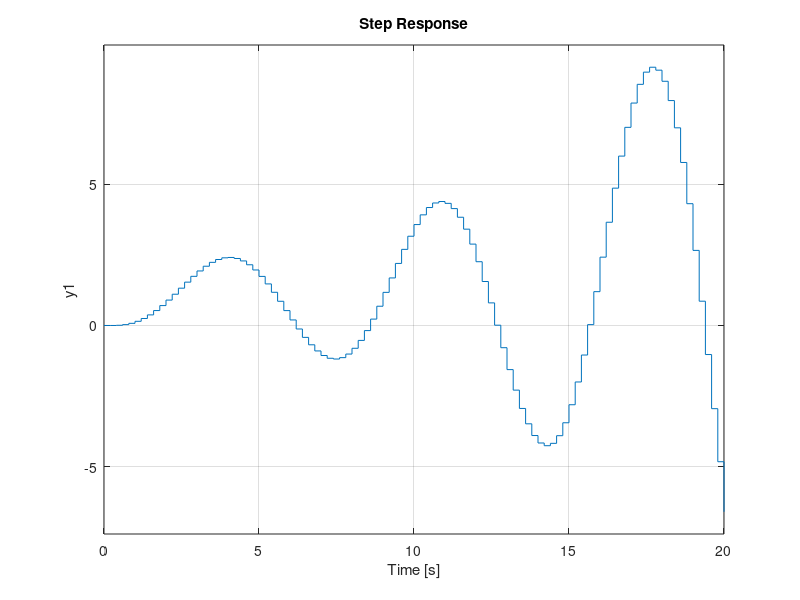

MATLAB code for this plot:
%
% mapzest_s715_plot.m
%
% s -> z mapping, z=e^(sT)
%
% XXX - broken

Tf = 20;  % time final (sec)

T = 0.2;

Gs = tf([1], [1 7 0]);

Bs = [1 7];
As = [1.5 2.5 1];
Ds = tf(Bs, As);

Gz = c2d(Gs, T, 'ZOH');

Zz = poly(exp(roots(Bs)*T));
Zp = poly(exp(roots(As)*T));

Dz = tf(Zz, Zp, T);

Ks = Ds(0);
K = abs((1/Dz(1))*Ks);

%K = 0.1398;
%Dz = tf([1 0.246], [1 -1.694 0.7166], T);
Dz = K*Dz;

Hz = (Dz*Gz)/(1 + Dz*Gz);

step(Hz, Tf);

%print('mapzest_s715_plot.eps', '-deps');
